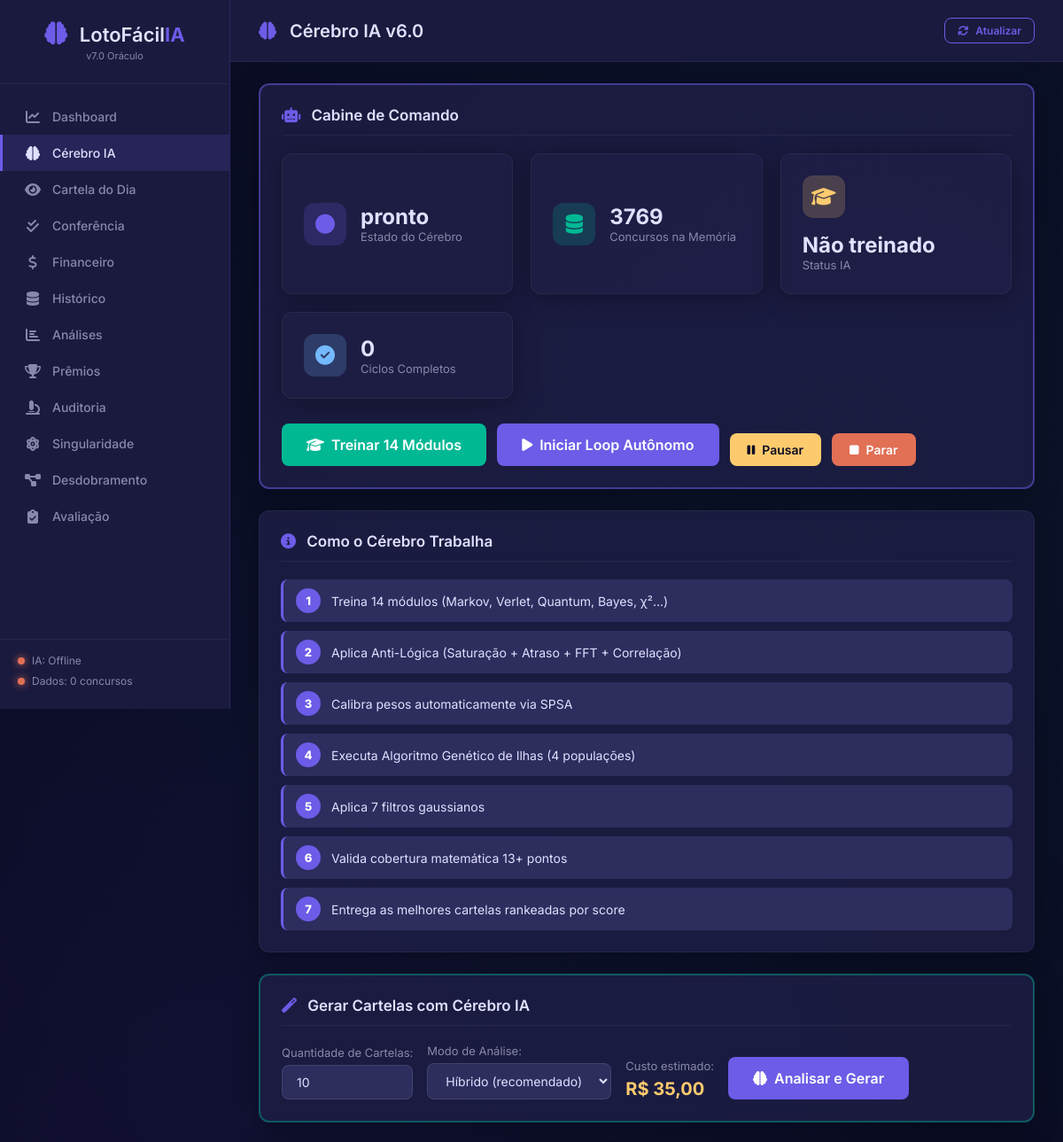
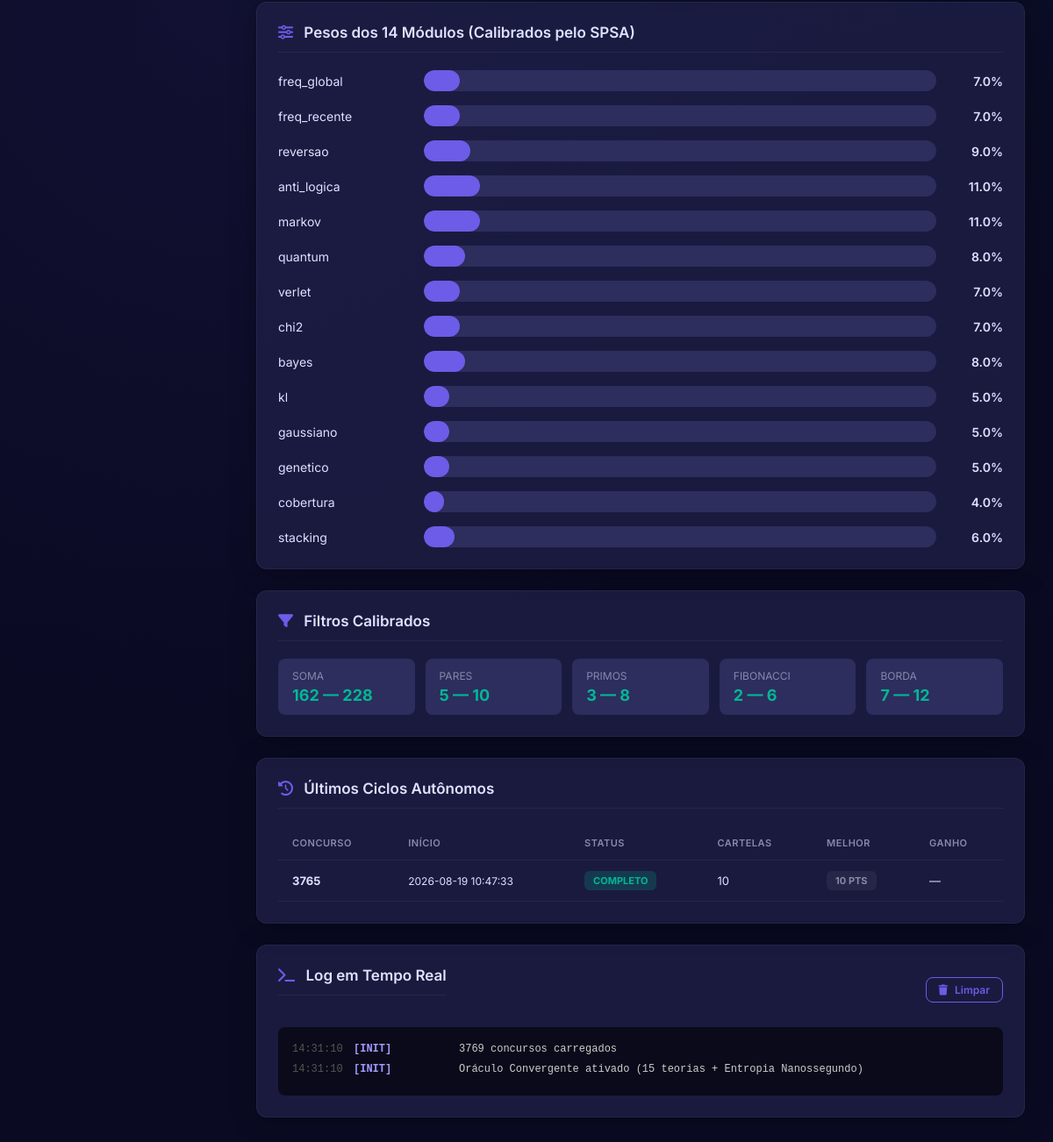
The page /cerebro on the database its author committed (2 pictures, top to bottom).
### tables this page shows
CREATE TABLE desempenho_modulos (
                id          INTEGER PRIMARY KEY AUTOINCREMENT,
                concurso    INTEGER,
                timestamp   TEXT,
                modulo      TEXT,
                correlacao  REAL,
                peso_antes  REAL,
                peso_depois REAL
            );

CREATE TABLE historico_ciclos (
                id               INTEGER PRIMARY KEY AUTOINCREMENT,
                concurso         INTEGER,
                timestamp_inicio TEXT,
                timestamp_fim    TEXT,
                status           TEXT,
                n_cartelas       INTEGER DEFAULT 0,
                melhor_acertos   INTEGER DEFAULT 0,
                media_acertos    REAL DEFAULT 0,
                total_ganho      REAL DEFAULT 0,
                pesos_antes      TEXT,
                pesos_depois     TEXT,
                log_ciclo        TEXT,
                erro_medio       REAL DEFAULT 0
            );

### app.py (the view, shortened to what this page needs)
@app.route("/cerebro", methods=["GET", "POST"])
def cerebro_page():
    cartelas = []
    msg      = ""
    metricas = {}
    status  = cerebro.get_status()
    hist    = cerebro.get_historico_ciclos(10)
    modulos = cerebro.get_desempenho_modulos()
    erros   = cerebro.get_memoria_erros()
    return render_template(
        "cerebro.html",
        status    = status,
        historico = hist,
        modulos   = modulos,
        erros     = erros,
        cartelas  = cartelas,
        msg       = msg,
        metricas  = metricas,
    )

### core/cerebro_ia.py (called while the page is built)
    def get_historico_ciclos(self, limit: int = 20) -> List[Dict]:
        try:
            conn = self.db.get_conn()
            cursor = conn.cursor()
            cursor.execute("SELECT * FROM historico_ciclos ORDER BY id DESC LIMIT ?", (limit,))
            rows = cursor.fetchall()
            conn.close()
            return [dict(r) for r in rows]
        except Exception: return []

    def get_memoria_erros(self) -> List[Dict]:
        try:
            conn = self.db.get_conn()
            cursor = conn.cursor()
            cursor.execute("SELECT modulo, AVG(erro) as erro_medio, COUNT(*) as ocorrencias FROM memoria_erros GROUP BY modulo")
            rows = cursor.fetchall()
            conn.close()
            return [dict(r) for r in rows]
        except Exception: return []

    def get_desempenho_modulos(self) -> List[Dict]:
        try:
            conn = self.db.get_conn()
            cursor = conn.cursor()
            cursor.execute("SELECT modulo, AVG(correlacao) as corr_media, AVG(peso_depois) as peso_atual FROM desempenho_modulos GROUP BY modulo")
            rows = cursor.fetchall()
            conn.close()
            return [dict(r) for r in rows]
        except Exception: return []

### database/db_manager.py (called while the page is built)
    def get_conn(self):
        conn = sqlite3.connect(self.db_path)
        conn.row_factory = sqlite3.Row
        return conn

### templates/cerebro.html (shortened to what this page needs)
{% extends "base.html" %}
{% block page_title %}
    <i class="fas fa-brain"></i> Cérebro IA v6.0
{% endblock %}
{% block content %}
<div class="section" style="border:2px solid rgba(108,92,231,0.5);">
    <h2><i class="fas fa-robot"></i> Cabine de Comando</h2>
    <div class="cards-grid">
        <div class="card card-primary">
            <div class="card-icon">
                <i class="fas fa-circle" id="ico-estado"></i>
            </div>
            <div class="card-info">
                <h3 id="txt-estado">{{ status.estado }}</h3>
                <p>Estado do Cérebro</p>
            </div>
        </div>
        <div class="card card-success">
            <div class="card-icon"><i class="fas fa-database"></i></div>
            <div class="card-info">
                <h3>{{ status.total_concursos }}</h3>
                <p>Concursos na Memória</p>
            </div>
        </div>
        <div class="card {% if status.treinado %}card-success
                          {% else %}card-warning{% endif %}">
            <div class="card-icon"><i class="fas fa-graduation-cap"></i></div>
            <div class="card-info">
                <h3>
                    {% if status.treinado %}Treinado
                    {% else %}Não treinado{% endif %}
                </h3>
                <p>Status IA</p>
            </div>
        </div>
        <div class="card card-info">
            <div class="card-icon"><i class="fas fa-check-circle"></i></div>
            <div class="card-info">
                <h3>{{ status.ciclo.ciclos_ok }}</h3>
                <p>Ciclos Completos</p>
            </div>
        </div>
    </div>
    <div class="ciclo-controles" style="margin-top:20px;">
        <button id="btn-treinar" class="btn btn-success btn-lg">
            <i class="fas fa-graduation-cap"></i> Treinar 14 Módulos
        </button>
        <button id="btn-iniciar-loop" class="btn btn-primary btn-lg">
            <i class="fas fa-play"></i> Iniciar Loop Autônomo
        </button>
        <button id="btn-pausar" class="btn btn-warning">
            <i class="fas fa-pause"></i> Pausar
        </button>
        <button id="btn-parar" class="btn btn-danger">
            <i class="fas fa-stop"></i> Parar
        </button>
    </div>
</div>
<div class="section">
    <h2><i class="fas fa-info-circle"></i> Como o Cérebro Trabalha</h2>
    <div class="pipeline-info">
        <div class="pipeline-step">
            <span class="ps-num">1</span>
            <span class="ps-txt">
                Treina 14 módulos (Markov, Verlet, Quantum, Bayes, χ²...)
            </span>
        </div>
        <div class="pipeline-step">
            <span class="ps-num">2</span>
            <span class="ps-txt">
                Aplica Anti-Lógica (Saturação + Atraso + FFT + Correlação)
            </span>
        </div>
        <div class="pipeline-step">
            <span class="ps-num">3</span>
            <span class="ps-txt">Calibra pesos automaticamente via SPSA</span>
        </div>
        <div class="pipeline-step">
            <span class="ps-num">4</span>
            <span class="ps-txt">
                Executa Algoritmo Genético de Ilhas (4 populações)
            </span>
        </div>
        <div class="pipeline-step">
            <span class="ps-num">5</span>
            <span class="ps-txt">Aplica 7 filtros gaussianos</span>
        </div>
        <div class="pipeline-step">
            <span class="ps-num">6</span>
            <span class="ps-txt">Valida cobertura matemática 13+ pontos</span>
        </div>
        <div class="pipeline-step">
            <span class="ps-num">7</span>
            <span class="ps-txt">
                Entrega as melhores cartelas rankeadas por score
            </span>
        </div>
    </div>
</div>
<div class="section" style="border:2px solid rgba(0,184,148,0.4);">
    <h2><i class="fas fa-magic"></i> Gerar Cartelas com Cérebro IA</h2>
    <form method="POST" class="form-gerar">
        <div class="form-group">
            <label for="n_cartelas">Quantidade de Cartelas:</label>
            <input type="number" name="n_cartelas" id="n_cartelas"
                   value="10" min="1" max="50" class="form-control">
        </div>
        <div class="form-group">
            <label for="modo">Modo de Análise:</label>
            <select name="modo" id="modo" class="form-control"
                    style="max-width:220px;">
                <option value="hibrido">Híbrido (recomendado)</option>
            </select>
        </div>
        <div class="form-group">
            <label>Custo estimado:</label>
            <span id="custo-estimado" class="valor-destaque">R$ 35,00</span>
        </div>
        <button type="submit" class="btn btn-primary btn-lg">
            <i class="fas fa-brain"></i> Analisar e Gerar
        </button>
    </form>
</div>
<div class="section">
    <h2><i class="fas fa-sliders-h"></i>
        Pesos dos 14 Módulos (Calibrados pelo SPSA)
    </h2>
    <div class="pesos-grid">
        {% for nome, peso in status.pesos_modulos.items() %}
        <div class="peso-item">
            <label>{{ nome }}</label>
            <div class="peso-bar">
                <div class="peso-fill"
                     data-width="{{ (peso * 100)|round|int }}">
                </div>
            </div>
            <span>{{ "%.1f"|format(peso * 100) }}%</span>
        </div>
        {% endfor %}
    </div>
</div>
<div class="section">
    <h2><i class="fas fa-filter"></i> Filtros Calibrados</h2>
    <div class="filtros-grid">
        {% for nome, vals in status.filtros.items() %}
        <div class="filtro-item">
            <span class="filtro-nome">{{ nome }}</span>
            <span class="filtro-val">
                {{ vals[0] }} — {{ vals[1] }}
            </span>
        </div>
        {% endfor %}
    </div>
</div>
{% if historico %}
<div class="section">
    <h2><i class="fas fa-history"></i> Últimos Ciclos Autônomos</h2>
    <div class="table-container">
        <table class="table">
            <thead>
                <tr>
                    <th>Concurso</th>
                    <th>Início</th>
                    <th>Status</th>
                    <th>Cartelas</th>
                    <th>Melhor</th>
                    <th>Ganho</th>
                </tr>
            </thead>
            <tbody>
                {% for h in historico %}
                <tr>
                    <td><strong>{{ h.concurso }}</strong></td>
                    <td style="font-size:12px;">
                        {{ h.timestamp_inicio }}
                    </td>
                    <td>
                        <span class="badge
                            {% if h.status == 'completo' %}badge-success
                            {% elif h.status == 'em_andamento' %}badge-warning
                            {% else %}badge-danger{% endif %}">
                            {{ h.status }}
                        </span>
                    </td>
                    <td>{{ h.n_cartelas }}</td>
                    <td>
                        <span class="badge
                            {% if h.melhor_acertos >= 13 %}badge-success
                            {% elif h.melhor_acertos >= 11 %}badge-warning
                            {% else %}badge-sem_premio{% endif %}">
                            {{ h.melhor_acertos }} pts
                        </span>
                    </td>
                    <td>
                        {% if h.total_ganho > 0 %}
                        <span class="valor positivo">
                            R$ {{ "%.2f"|format(h.total_ganho) }}
                        </span>
                        {% else %}—{% endif %}
                    </td>
                </tr>
                {% endfor %}
            </tbody>
        </table>
    </div>
</div>
{% endif %}
<div class="section">
    <div class="section-header">
        <h2><i class="fas fa-terminal"></i> Log em Tempo Real</h2>
        <button id="btn-limpar-log" class="btn btn-sm btn-outline">
            <i class="fas fa-trash"></i> Limpar
        </button>
    </div>
    <div id="log-cerebro" class="log-terminal">
        {% for l in status.log_recente %}
        <div class="log-linha">
            <span class="log-ts">{{ l.ts }}</span>
            <span class="log-tipo tipo-{{ l.tipo }}">
                [{{ l.tipo }}]
            </span>
            <span class="log-msg">{{ l.msg }}</span>
        </div>
        {% endfor %}
    </div>
</div>
{% endblock %}

### rows shown on the page
desempenho_modulos: modulo "freq_global", {{ (peso * 100)|round|int }} 7 (drawn), peso "7.0"
desempenho_modulos: modulo "freq_recente", {{ (peso * 100)|round|int }} 7 (drawn), peso "7.0"
desempenho_modulos: modulo "reversao", {{ (peso * 100)|round|int }} 9 (drawn), peso "9.0"
desempenho_modulos: modulo "anti_logica", {{ (peso * 100)|round|int }} 11 (drawn), peso "11.0"
desempenho_modulos: modulo "quantum", {{ (peso * 100)|round|int }} 8 (drawn), peso "8.0"
desempenho_modulos: modulo "chi2", {{ (peso * 100)|round|int }} 7 (drawn), peso "7.0"
desempenho_modulos: modulo "bayes", {{ (peso * 100)|round|int }} 8 (drawn), peso "8.0"
desempenho_modulos: modulo "genetico", {{ (peso * 100)|round|int }} 5 (drawn), peso "5.0"
desempenho_modulos: modulo "cobertura", {{ (peso * 100)|round|int }} 4 (drawn), peso "4.0"
desempenho_modulos: modulo "stacking", {{ (peso * 100)|round|int }} 6 (drawn), peso "6.0"
historico_ciclos: concurso "3765", timestamp_inicio "2026-08-19 10:47:33", status "COMPLETO", n_cartelas "10", melhor_acertos "10"

### other values the page prints
{{ status.estado }} "pronto"
{{ status.total_concursos }} "3769"
{{ status.ciclo.ciclos_ok }} "0"
{{ nome }} "markov" "verlet" "kl" "gaussiano"
{{ "%.1f"|format(peso * 100) }} "11.0" "7.0" "5.0" "5.0"
{{ nome }} "SOMA" "PARES" "PRIMOS" "FIBONACCI" "BORDA"
{{ vals[0] }} "162" "5" "3" "2" "7"
{{ vals[1] }} "228" "10" "8" "6" "12"
{{ l.ts }} "14:31:10" "14:31:10"
{{ l.tipo }} "INIT" "INIT"
{{ l.msg }} "3769 concursos carregados" "Oráculo Convergente ativado (15 teorias + Entropia Nanossegundo)"
